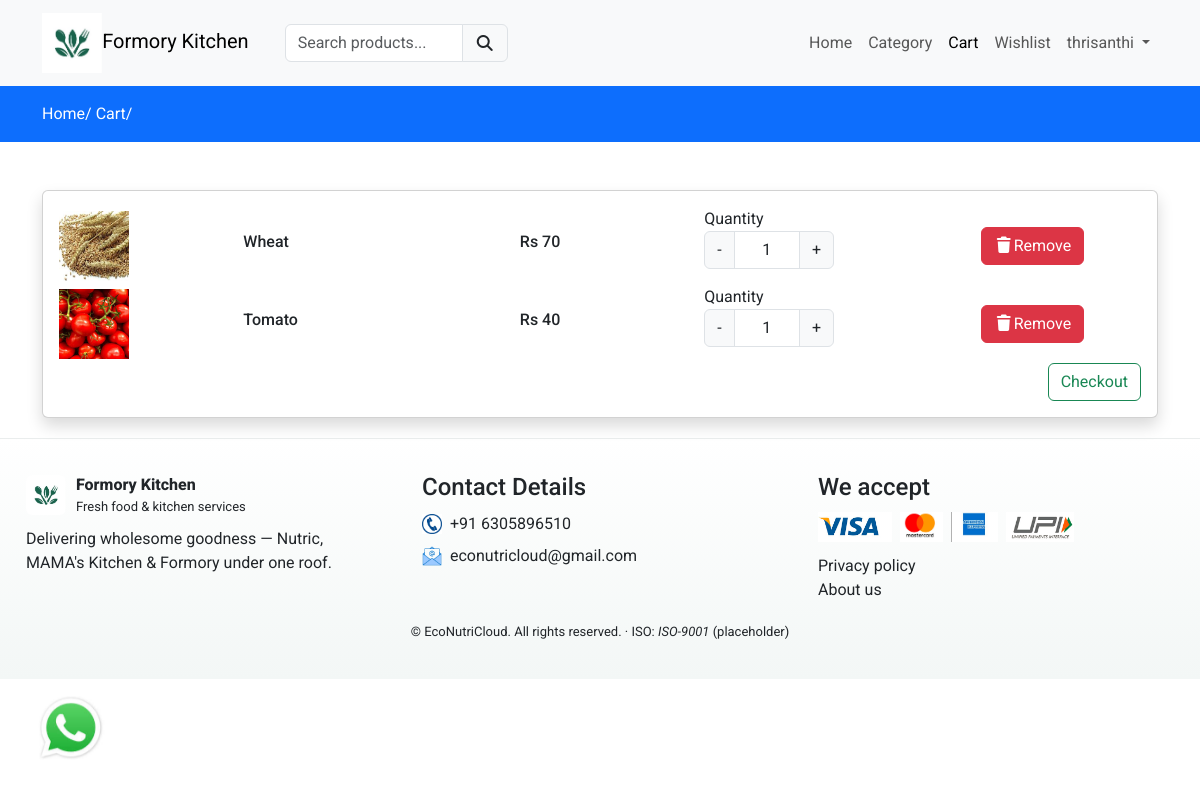
/cart (signed in), run on the app's committed database.
### formoryapp/models.py (models this page shows, shortened)
class Cart(models.Model):
    user = models.ForeignKey(User,on_delete=models.CASCADE)
    product = models.ForeignKey(Product,on_delete=models.CASCADE)
    product_qty = models.IntegerField(null=False,blank=False)
    created_at = models.DateTimeField(auto_now_add=True)

class Product(models.Model):
    category = models.ForeignKey(Category, on_delete=models.CASCADE)
    slug = models.CharField(max_length=150, null=False, blank=False)
    name = models.CharField(max_length=150, null=False, blank=False)
    product_image = models.ImageField(upload_to=get_file_path, null=True, blank=True)
    small_description = models.CharField(max_length=250, null=False, blank=False)
    quantity = models.DecimalField(max_digits=10, decimal_places=2, null=False, blank=False)
    description = models.TextField(max_length=500, null=False, blank=True)
    original_price = models.FloatField(null=False, blank=False)
    selling_price = models.FloatField(null=False, blank=False)
    status = models.BooleanField(default=False, help_text="0=default,1=Hidden")
    trending = models.BooleanField(default=False, help_text="0=default,1=Trending")
    tag = models.CharField(max_length=150, null=False, blank=True)
    meta_title = models.CharField(max_length=150, null=False, blank=True)
    meta_keywords = models.CharField(max_length=150, null=False, blank=True)
    meta_description = models.TextField(max_length=500, null=False, blank=True)
    created_at = models.DateTimeField(auto_now_add=True)

### formoryapp/controller/cart.py (the view)
# urls.py: path('cart',cart.viewcart,name="cart"),
@login_required(login_url='loginpage')
def viewcart(request):
    cart = Cart.objects.filter(user=request.user)
    context = {'cart':cart}
    return render(request,'cart.html',context)

### formoryapp/templates/cart.html (shortened to what this page needs)
{% extends "main.html" %}
{% block content %}
<div class="py-3 bg-primary">
    <div class="container">
        <a class="text-white" href="{% url 'formoryhome' %}">Home/</a>
        <a class="text-white" href="{% url 'cart' %}">Cart/</a>
    </div>
</div>
<div class="py-5">
  <div class="container">
    <div class="row">
      <div class="col-md-12">
        <div class="card shadow">
           <div class="card-body cartdata">
              {% if cart %}
                {% for item in cart %}
                   <div class="row product_data">
                      <div class="col-md-2 my-auto">
                          <img src="{{ item.product.product_image.url }}" height="70px" width="70px" alt="Image here">
                      </div>
                      <div class="col-md-3 my-auto">
                          <h6>{{ item.product.name }}</h6>
                      </div>
                      <div class="col-md-2 my-auto">
                          <h6>Rs {{ item.product.selling_price | stringformat:'d' }}</h6>
                      </div>
                      <div class="col-md-3 my-auto">
                          {% if item.product.quantity >= item.product_qty %}
                             <label for="Quantity">Quantity</label>
                             <div class="input-group text-center mb-3" style="width:130px;">
                                <button class="input-group-text changeQuantity decrement-btn">-</button>
                               <input type="text" name="quantity" class="form-control qty-input text-center" value="1">
                               <button class="input-group-text changeQuantity increment-btn">+</button>
                             </div>
                             {% else %}
                             <h6>Out of Stock</h6>
                          {% endif %}
                      </div>
                      <div class="col-md-2 my-auto">
                        <button class="btn btn-danger delete-cart-item"><i class="fa fa-trash"></i>Remove</button>
                      </div>
                   </div>
                {% endfor %}
                <a href = "{% url "checkout" %}" class="btn btn-outline-success float-end"> Checkout </a>
              {% else %}
                 <h4>Your Cart is empty </h4>
              {% endif %}
           </div>
        </div>
      </div>
    </div>
</div>
{% endblock content %}

### formoryapp/templates/navbar.html (shortened to what this page needs)
{% load static %}
<nav class="navbar navbar-expand-lg bg-body-tertiary">
  <div class="container">
    <a class="navbar-brand logo" href="{% url 'formoryhome' %}"><img src="{% static 'images/formory_kitchen.jpg' %}" alt="Formory Logo" style="height: 60px; width: auto;">Formory Kitchen</a>
    <div class="search-bar">
      <form action="{% url "searchproduct" %}" method="POST">
       <div class="input-group">
         <input type="search" required class="form-control" name="productsearch" id="searchproducts" placeholder="Search products...">
         <button type="submit" class="input-group-text"><i class="fa fa-search"></i></button>
      </div>
     </form>
    </div>
    <div class="collapse navbar-collapse" id="navbarNavDropdown">
      <ul class="navbar-nav ms-auto">
        <li class="nav-item">
          <a class="nav-link {% if request.resolver_match.url_name == 'home' %} active {% endif %} " aria-current="page" href="{% url 'mainhome' %}">Home</a>
        </li>
        <li class="nav-item">
          <a class="nav-link {% if request.resolver_match.url_name == 'category' %} active {% endif %} " href="{% url 'category' %}">Category</a>
        </li>
        <li class="nav-item">
          <a class="nav-link {% if request.resolver_match.url_name == 'cart' %} active {% endif %}" aria-current="page" href="{% url 'cart' %}">Cart</a>
        </li>
        <li class="nav-item">
          <a class="nav-link {% if request.resolver_match.url_name == 'wishlist' %} active {% endif %}" aria-current="page" href="{% url 'wishlist' %}">Wishlist</a>
        </li>
        {% if request.user.is_authenticated %}
           <li class="nav-item dropdown">
          <a class="nav-link dropdown-toggle" href="#" id="navbarNavDropdown" role="button" data-bs-toggle="dropdown" aria-expanded="false">
            {{ request.user }}
          </a>
        </li>
        {% endif %}
      </ul>
    </div>
  </div>
</nav>

### formoryapp/static/css/custom.css (style rules this page uses)
.search-bar { width: 20% !important; margin-left: 20px !important; }

### formoryapp/templates/main.html (style rules this page uses)
* { font-family:'Roboto',sans-serif; }
a { text-decoration:none; color:#000; }

### data on the page
Cart: product.product_image (picture), product.name "Wheat", product.selling_price "70"
Cart: product.product_image (picture), product.name "Tomato", product.selling_price "40"

### other printed values
{{ request.user }} "thrisanthi"
